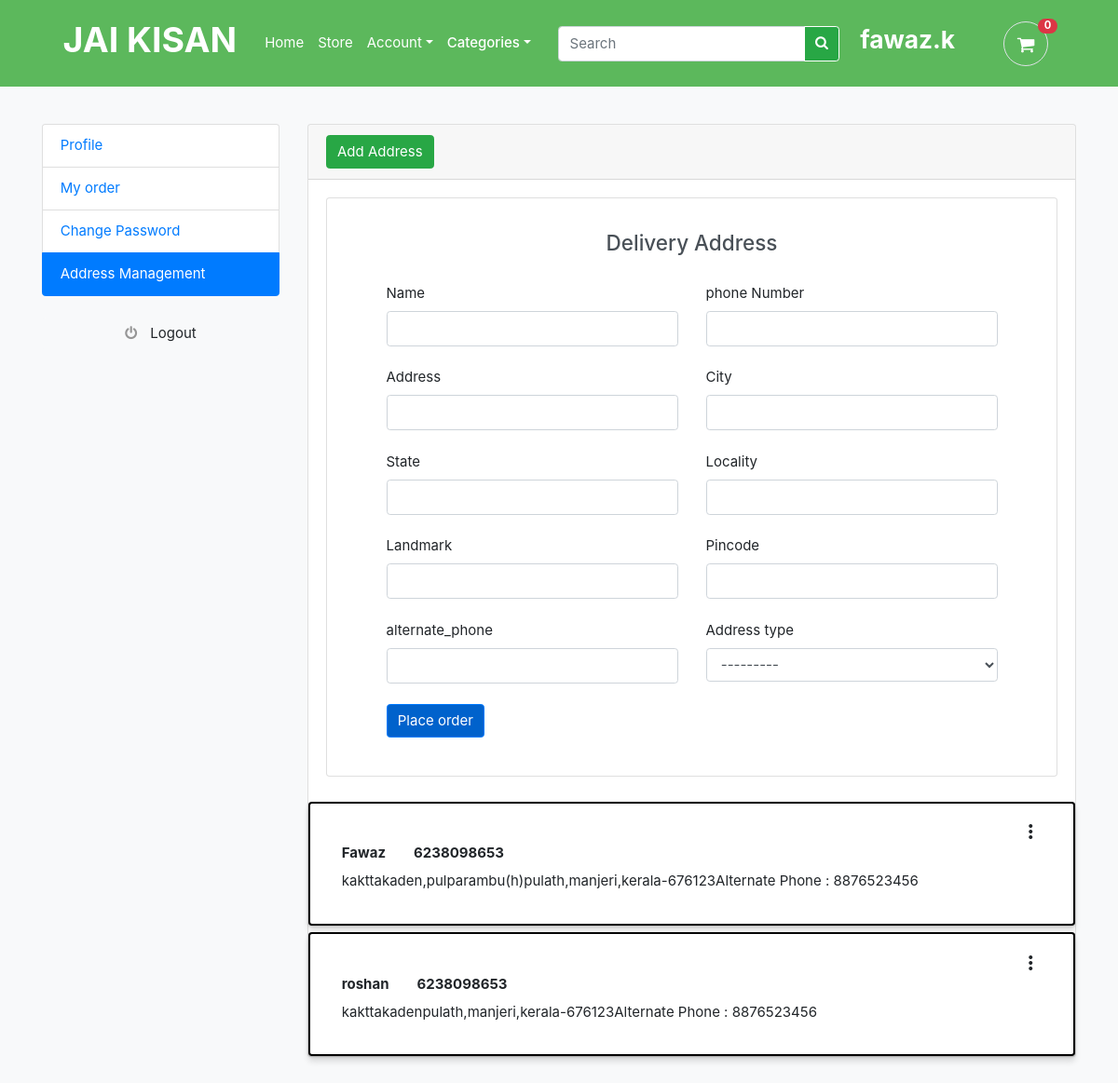
The page /address_management (signed in) on the database its author committed.
### accounts/models.py (models this page shows, shortened)
class Account(AbstractBaseUser):
    first_name = models.CharField(max_length=50)
    last_name = models.CharField(max_length=50)
    username = models.CharField(max_length=50)
    email = models.CharField(max_length=50,unique=True)
    phone_number = models.CharField(max_length=50)
    profile_img = models.ImageField( null=True, blank=True, upload_to='userprofile')
    city = models.CharField(max_length=50,null=True)
    state = models.CharField(max_length=50,null=True)
    date_joined = models.DateTimeField(auto_now_add=True)
    last_login = models.DateTimeField(auto_now_add=True)
    is_admin = models.BooleanField(default=False)
    is_staff = models.BooleanField(default=False)
    is_active = models.BooleanField(default=True)
    is_superadmin = models.BooleanField(default=False)
    USERNAME_FIELD ='email'
    REQUIRED_FIELDS = ['first_name','last_name','username','phone_number']
    objects = MyAccountManager()

### orders/models.py (models this page shows)
class Address(models.Model):
    TYPE=(
        ('home','home'),
        ('work','work'),
    )
    user = models.ForeignKey(Account,on_delete=models.CASCADE)
    name = models.CharField(max_length=200)
    phone = models.CharField(max_length=15)
    address = models.CharField(max_length=200)
    pincode = models.CharField(max_length=20)
    locality = models.CharField(max_length=200)
    city = models.CharField(max_length=50)
    state = models.CharField(max_length=50)
    landmark = models.CharField(max_length=200)
    alternate_phone = models.CharField(max_length=200)
    type = models.CharField(max_length=200,choices=TYPE)

### accounts/views.py (the view)
# urls.py: path('address_management',views.address_management,name='address_management'),
def address_management(request):
    user=request.user
    form = AddressForm()
    orders = Address.objects.filter(user=user)
    context ={
        'orders':orders,
        'form':form,
    }
    return render(request,'accounts/address_management.html',context)

### templates/accounts/address_management.html (shortened to what this page needs)
{% extends 'base.html' %}
{% load static %}
{% block content %}
<section class="section-conten padding-y bg">
    <div class="container">
        <div class="row">
            <div class="col-md-3 col-sm-12">
                <ul class="list-group">
                    <a class="list-group-item" href="{% url 'profile' %}"> Profile </a>
                    <a class="list-group-item" href="{% url 'my_orders' %}"> My order</a>
                    <a class="list-group-item" href="{% url 'change_password' %}"> Change Password </a>
                    <a class="list-group-item active" href="{% url 'address_management' %}"> Address Management </a>
                </ul>
                <br>
                <a class="btn btn-light btn-block" href="#"> <i class="fa fa-power-off"></i> <span
                        class="text">Logout</span> </a>
            </div>
            <div class="col-md-9 col-sm-12">
                <div id="accordion">
                    <div class="card">
                        <div class="card-header" id="headingOne">
                            <h5 class="mb-0">
                                <button class="btn btn-success" data-toggle="collapse" data-target="#collapseOne"
                                    aria-expanded="true" aria-controls="collapseOne">
                                    Add Address
                                </button>
                            </h5>
                        </div>
                        <div id="collapseOne" class="collapse show" aria-labelledby="headingOne"
                            data-parent="#accordion">
                            <div class="card-body">
                                <form id="myform" action="{% url 'add_address' %}" method="post">
                                    <div class="justify-content-center">
                                        <div class="card card-custom pb-4">
                                            <div class="card-body mt-0 mx-5">
                                                <div class="text-center mb-3 pb-2 mt-3">
                                                    <h4 style="color: #495057 ;">Delivery Address</h4>
                                                </div>
                                                <div class="row mb-4">
                                                    <div class="col">
                                                        <div class="form-outline">
                                                            <label class="form-label" for="form9Example1">Name</label>
                                                            {{form.name}}
                                                        </div>
                                                    </div>
                                                    <div class="col">
                                                        <div class="form-outline">
                                                            <label class="form-label" for="form9Example2">phone
                                                                Number</label>
                                                            {{ form.phone }}
                                                        </div>
                                                    </div>
                                                </div>
                                                <div class="row mb-4">
                                                    <div class="col">
                                                        <div class="form-outline">
                                                            <label class="form-label"
                                                                for="form9Example3">Address</label>
                                                            {{ form.address }}
                                                        </div>
                                                    </div>
                                                    <div class="col">
                                                        <div class="form-outline">
                                                            <label class="form-label" for="form9Example4">City</label>
                                                            {{ form.city }}
                                                        </div>
                                                    </div>
                                                </div>
                                                <div class="row mb-4">
                                                    <div class="col">
                                                        <div class="form-outline">
                                                            <label class="form-label" for="form9Example6">State</label>{{ form.state }}</div>
                                                    </div>
                                                    <div class="col">
                                                        <div class="form-outline">
                                                            <label class="form-label" for="typeEmail">Locality</label>
                                                            {{ form.locality }}
                                                        </div>
                                                    </div>
                                                </div>
                                                <div class="row mb-4">
                                                    <div class="col">
                                                        <div class="form-outline">
                                                            <label class="form-label"
                                                                for="form9Example6">Landmark</label>
                                                            {{ form.landmark }}
                                                        </div>
                                                    </div>
                                                    <div class="col">
                                                        <div class="form-outline">
                                                            <label class="form-label" for="typeEmail">Pincode</label>
                                                            {{ form.pincode }}
                                                        </div>
                                                    </div>
                                                </div>
                                                <div class="row mb-4">
                                                    <div class="col">
                                                        <div class="form-outline">
                                                            <label class="form-label"
                                                                for="form9Example6">alternate_phone</label>
                                                            {{ form.alternate_phone }}
                                                        </div>
                                                    </div>
                                                    <div class="col">
                                                        <div class="form-outline">
                                                            <label class="form-label" for="typeEmail">Address
                                                                type</label><br>
                                                            {{ form.type }}
                                                        </div>
                                                    </div>
                                                </div>
                                                <div class="float-end ">
                                                    <button type="submit" class="btn btn-primary btn-rounded"
                                                        style="background-color: #0062CC ;">Place order</button>
                                                </div>
                                </form>
                            </div>
                        </div>
                    </div>
                </div>
            </div>
            <div class="row">
                {% for order in orders %}
                <div class="col-md-12">
                    <div class="card container mt-2"style="border: 2px solid #000; box-shadow: 0 6px 6px 0 rgb(0 0 0 / 12%), 0 1px 3px 0 rgb(0 0 0 / 18%);">
                        <div class="card-body container">
                            <div class="dpjmKp d-flex justify-content-end">
                                <span class="material-icons md-18 d-flex justify-content-end ">more_vert</span>
                            </div>
                            <b>{{ order.name }}</b>&emsp;&emsp;<b>{{ order.phone }}</b>
                            <div class="row container-fluid mt-2">
                                <p calss="card-text">{{ order.address }}</p>
                                <p>{{ order.locality }},</p>
                                <p>{{ order.city }},</p>
                                 <p>{{ order.state }}-</p>
                                  <p>{{ order.pincode }}</p>
                                <p>Alternate Phone : {{ order.alternate_phone }}</p>
                            </div>
                        </div>
                    </div>
                </div>
                {% endfor %}
            </div>
        </div>
    </div>
</section>
</body>
</html>
{% endblock %}

### templates/includes/header.html (shortened to what this page needs)
<header class="section-header">
    <section style="background-color:#5cb85c" class="header-main">
        <div class="container align-items-center">
            <nav class="navbar navbar-expand-md navbar-light">
               <h1 class="p-2"><b class="fw-bold text-white">JAI KISAN</b></h1>
                <div class="collapse navbar-collapse justify-content-between p-3" id="navbarCollapse">
                    <div class="navbar-nav">
                        <a href="{% url 'home' %}" class="nav-item nav-link text-white">Home</a>
                        <a href="{% url 'store' %}" class="nav-item nav-link text-white">Store</a>
                        <div class="nav-item dropdown " >
                            <a href="#" class="nav-link dropdown-toggle text-white" data-toggle="dropdown">Account</a>
                        </div>
                        <div class="nav-item dropdown " >
                            <a href="#" style="color: #fff; font-weight:500; " class="nav-link dropdown-toggle" data-toggle="dropdown">Categories</a>
                        </div>
                    </div>
                    <form action="{% url 'search' %}" method="GET" class="form-inline">
                        <div class="input-group">
                            <input type="text" class="form-control" placeholder="Search" name="keyword">
                            <div class="input-group-append">
                                <button style="border-color: #fff;" type="submit"  class="btn btn-success"><i class="fa fa-search"></i></button>
                            </div>
                        </div>
                    </form>
                    {% if user.is_authenticated %}
                        <a  style="color:#FFF" href=""><h3><b>{{ user.username }}</b></h3></a>
                    {% else %}
                        <div class="navbar-nav">
                            <a href="{% url 'register' %} " class="nav-item nav-link text-white">Register</a>
                            <a href="{% url 'signin' %} " class="nav-item nav-link text-white">Login</a>
                        </div>
                    {% endif %}
                    <a href="{% url 'cart' %}" class="widget-header pl-3 ml-3">
						<div class="icon icon-sm rounded-circle border"><i class="fa fa-shopping-cart"></i></div>
						<span class="badge badge-pill badge-danger notify">{{ cart_count }}</span>
					</a>
                </div>
            </nav>
        </div>
    </section>
</header>

### rows shown on the page
Account: username "fawaz.k"
Address: name "Fawaz", phone "6238098653", address "kakttakaden,pulparambu(h)", locality "pulath", city "manjeri", state "kerala", pincode "676123", alternate_phone "8876523456"
Address: name "roshan", phone "6238098653", address "kakttakaden", locality "pulath", city "manjeri", state "kerala", pincode "676123", alternate_phone "8876523456"

### other values the page prints
{{ cart_count }} "0"
